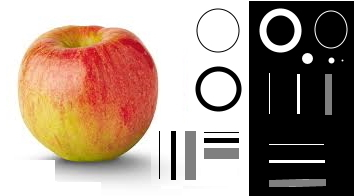
//> input picture resourses/apple.jpeg, 354 x 196 px
$ ./4_sobel   (built with g++ and OpenCV 4)
//> lines starting //> are read from the running program, lines starting //| are printed output that depends on the picture; after the words box and inside, x2 and y2 are one past the last pixel; in counts of white or black regions, pixels touching at a corner belong together
#include <opencv2/opencv.hpp>

int main() {
    int dx{0}, dy{0}, kernel{3};
    double scale{1.0}, delta{0};
    cv::Mat in_image, out_image;
    in_image = cv::imread("resourses/apple.jpeg");
//> in_image is the input picture: 196 rows x 354 cols, CV_8UC3; mean B, G, R 135, 147.2, 167.3
    cv::namedWindow("Original image", cv::WINDOW_NORMAL);
    cv::namedWindow("Sobel operator", cv::WINDOW_NORMAL);
    cv::imshow("Original image", in_image);

    while(true) {
        int c = cv::waitKey(0);
//> the key 'c' is pressed
        switch (c)
        {
        case 'c': // clear to default paramenters
            dx = 1;
            dy = 1;
            kernel = 1;
            scale = 1;
            delta = 0;
            break;
        case 'd': // delta parameter increment
            delta += 0.5;
            break;
        case 's': //scale parameter increment
            scale += 0.5;
            break;
        case 'x': // dx only
            dx = 1;
            dy = 0;
            break;
        case 'y': // dy only
            dy = 1;
            dx = 0;
            break;
        case 'b': // both dx and dy
            dx = 1;
            dy = 1;
            break;
         case 'k': // kernel parameter increment
            kernel += 2;
            break;
        case 'q':  // quit
            cv::destroyAllWindows();
            return 0;
        default:
            break;
        }
    cv::Sobel(in_image, out_image, -1, dx, dy, kernel, scale, delta );
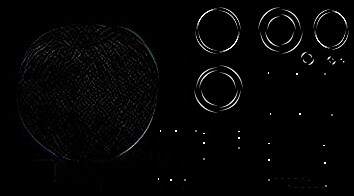
//> out_image: 196 rows x 354 cols, CV_8UC3; mean B, G, R 4.5, 4.4, 4.4
//> the key 'd' is pressed
//> out_image: 196 rows x 354 cols, CV_8UC3; 17.3% of pixels changed, all inside (x1, y1, x2, y2) = (1, 2, 353, 195)
//> the key 'y' is pressed
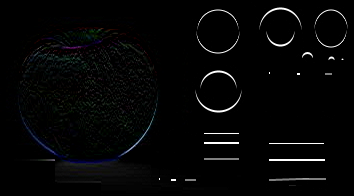
//> out_image: 196 rows x 354 cols, CV_8UC3; mean B, G, R 5.5, 5.4, 5.1
//> the 'x' key is pressed
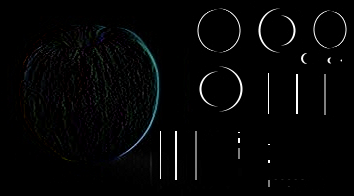
//> out_image: 196 rows x 354 cols, CV_8UC3; mean B, G, R 5.4, 5.3, 5
//> (the program exits here)
